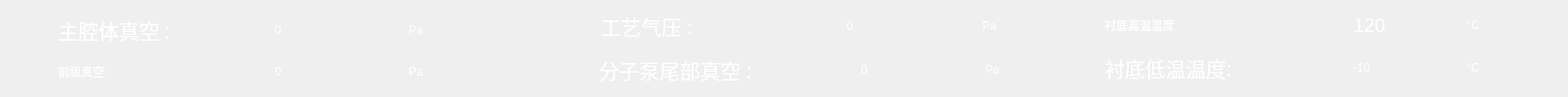
   <widget class="QFrame" name="status_frame">
    <property name="geometry">
     <rect>
      <x>-1</x>
      <y>70</y>
      <width>1621</width>
      <height>100</height>
     </rect>
    </property>
    <property name="sizePolicy">
     <sizepolicy hsizetype="Fixed" vsizetype="Fixed">
      <horstretch>0</horstretch>
      <verstretch>0</verstretch>
     </sizepolicy>
    </property>
    <property name="styleSheet">
     <string notr="true"/>
    </property>
    <property name="frameShape">
     <enum>QFrame::NoFrame</enum>
    </property>
    <widget class="QWidget" name="horizontalLayoutWidget">
     <property name="geometry">
      <rect>
       <x>0</x>
       <y>0</y>
       <width>1611</width>
       <height>101</height>
      </rect>
     </property>
     <layout class="QHBoxLayout" name="horizontalLayout">
      <property name="spacing">
       <number>5</number>
      </property>
      <item>
       <layout class="QVBoxLayout" name="verticalLayout_2">
        <property name="spacing">
         <number>2</number>
        </property>
        <item>
         <layout class="QHBoxLayout" name="horizontalLayout_2">
          <property name="spacing">
           <number>2</number>
          </property>
          <item>
           <spacer name="horizontalSpacer">
            <property name="orientation">
             <enum>Qt::Vertical</enum>
            </property>
            <property name="sizeType">
             <enum>QSizePolicy::Fixed</enum>
            </property>
            <property name="sizeHint" stdset="0">
             <size>
              <width>60</width>
              <height>20</height>
             </size>
            </property>
           </spacer>
          </item>
          <item>
           <widget class="QLabel" name="label_mainVacuum">
            <property name="sizePolicy">
             <sizepolicy hsizetype="Preferred" vsizetype="Preferred">
              <horstretch>0</horstretch>
              <verstretch>0</verstretch>
             </sizepolicy>
            </property>
            <property name="maximumSize">
             <size>
              <width>16777215</width>
              <height>45</height>
             </size>
            </property>
            <property name="font">
             <font>
              <family>华文新魏</family>
              <pointsize>16</pointsize>
              <italic>false</italic>
              <bold>false</bold>
             </font>
            </property>
            <property name="styleSheet">
             <string notr="true">font: 16pt &quot;华文新魏&quot;;
color: rgb(255, 255, 255);</string>
            </property>
            <property name="frameShape">
             <enum>QFrame::NoFrame</enum>
            </property>
            <property name="text">
             <string>主腔体真空 :   </string>
            </property>
           </widget>
          </item>
          <item>
           <spacer name="horizontalSpacer_20">
            <property name="orientation">
             <enum>Qt::Vertical</enum>
            </property>
            <property name="sizeType">
             <enum>QSizePolicy::Fixed</enum>
            </property>
            <property name="sizeHint" stdset="0">
             <size>
              <width>30</width>
              <height>20</height>
             </size>
            </property>
           </spacer>
          </item>
          <item>
           <widget class="QLabel" name="label_mainVacuumValue">
            <property name="enabled">
             <bool>true</bool>
            </property>
            <property name="sizePolicy">
             <sizepolicy hsizetype="Fixed" vsizetype="Preferred">
              <horstretch>30</horstretch>
              <verstretch>0</verstretch>
             </sizepolicy>
            </property>
            <property name="minimumSize">
             <size>
              <width>100</width>
              <height>0</height>
             </size>
            </property>
            <property name="maximumSize">
             <size>
              <width>100</width>
              <height>45</height>
             </size>
            </property>
            <property name="styleSheet">
             <string notr="true">font: 15pt &quot;Arial&quot;;
color: rgb(255, 255, 255);</string>
            </property>
            <property name="text">
             <string>0</string>
            </property>
           </widget>
          </item>
          <item>
           <spacer name="horizontalSpacer_21">
            <property name="orientation">
             <enum>Qt::Vertical</enum>
            </property>
            <property name="sizeType">
             <enum>QSizePolicy::Fixed</enum>
            </property>
            <property name="sizeHint" stdset="0">
             <size>
              <width>30</width>
              <height>20</height>
             </size>
            </property>
           </spacer>
          </item>
          <item>
           <widget class="QLabel" name="label_mainVacuumUnit">
            <property name="sizePolicy">
             <sizepolicy hsizetype="Fixed" vsizetype="Preferred">
              <horstretch>0</horstretch>
              <verstretch>0</verstretch>
             </sizepolicy>
            </property>
            <property name="maximumSize">
             <size>
              <width>16777215</width>
              <height>45</height>
             </size>
            </property>
            <property name="styleSheet">
             <string notr="true">font: 15pt &quot;Arial&quot;;
color: rgb(255, 255, 255);</string>
            </property>
            <property name="text">
             <string>  Pa     </string>
            </property>
           </widget>
          </item>
          <item>
           <spacer name="horizontalSpacer_5">
            <property name="orientation">
             <enum>Qt::Vertical</enum>
            </property>
            <property name="sizeType">
             <enum>QSizePolicy::Fixed</enum>
            </property>
            <property name="sizeHint" stdset="0">
             <size>
              <width>60</width>
              <height>20</height>
             </size>
            </property>
           </spacer>
          </item>
         </layout>
        </item>
        <item>
         <layout class="QHBoxLayout" name="horizontalLayout_3">
          <property name="spacing">
           <number>2</number>
          </property>
          <item>
           <spacer name="horizontalSpacer_2">
            <property name="orientation">
             <enum>Qt::Vertical</enum>
            </property>
            <property name="sizeType">
             <enum>QSizePolicy::Fixed</enum>
            </property>
            <property name="sizeHint" stdset="0">
             <size>
              <width>60</width>
              <height>20</height>
             </size>
            </property>
           </spacer>
          </item>
          <item>
           <widget class="QLabel" name="label_roughVacuum">
            <property name="minimumSize">
             <size>
              <width>130</width>
              <height>0</height>
             </size>
            </property>
            <property name="maximumSize">
             <size>
              <width>16777215</width>
              <height>45</height>
             </size>
            </property>
            <property name="styleSheet">
             <string notr="true">font: 16pt &quot;华文新魏&quot;;
color: rgb(255, 255, 255);</string>
            </property>
            <property name="text">
             <string>前级真空 :   </string>
            </property>
           </widget>
          </item>
          <item>
           <spacer name="horizontalSpacer_19">
            <property name="orientation">
             <enum>Qt::Vertical</enum>
            </property>
            <property name="sizeType">
             <enum>QSizePolicy::Fixed</enum>
            </property>
            <property name="sizeHint" stdset="0">
             <size>
              <width>30</width>
              <height>20</height>
             </size>
            </property>
           </spacer>
          </item>
          <item>
           <widget class="QLabel" name="label_roughVacuumValue">
            <property name="sizePolicy">
             <sizepolicy hsizetype="Maximum" vsizetype="Preferred">
              <horstretch>0</horstretch>
              <verstretch>0</verstretch>
             </sizepolicy>
            </property>
            <property name="minimumSize">
             <size>
              <width>100</width>
              <height>0</height>
             </size>
            </property>
            <property name="maximumSize">
             <size>
              <width>100</width>
              <height>45</height>
             </size>
            </property>
            <property name="styleSheet">
             <string notr="true">font: 15pt &quot;Arial&quot;;
color: rgb(255, 255, 255);</string>
            </property>
            <property name="text">
             <string>0</string>
            </property>
           </widget>
          </item>
          <item>
           <spacer name="horizontalSpacer_22">
            <property name="orientation">
             <enum>Qt::Vertical</enum>
            </property>
            <property name="sizeType">
             <enum>QSizePolicy::Fixed</enum>
            </property>
            <property name="sizeHint" stdset="0">
             <size>
              <width>30</width>
              <height>20</height>
             </size>
            </property>
           </spacer>
          </item>
          <item>
           <widget class="QLabel" name="label_roughVacuumUnit">
            <property name="sizePolicy">
             <sizepolicy hsizetype="Fixed" vsizetype="Preferred">
              <horstretch>0</horstretch>
              <verstretch>0</verstretch>
             </sizepolicy>
            </property>
            <property name="maximumSize">
             <size>
              <width>16777215</width>
              <height>45</height>
             </size>
            </property>
            <property name="styleSheet">
             <string notr="true">font: 15pt &quot;Arial&quot;;
color: rgb(255, 255, 255);</string>
            </property>
            <property name="text">
             <string>  Pa     </string>
            </property>
           </widget>
          </item>
          <item>
           <spacer name="horizontalSpacer_6">
            <property name="orientation">
             <enum>Qt::Vertical</enum>
            </property>
            <property name="sizeType">
             <enum>QSizePolicy::Fixed</enum>
            </property>
            <property name="sizeHint" stdset="0">
             <size>
              <width>60</width>
              <height>20</height>
             </size>
            </property>
           </spacer>
          </item>
         </layout>
        </item>
       </layout>
      </item>
      <item>
       <spacer name="horizontalSpacer_9">
        <property name="orientation">
         <enum>Qt::Vertical</enum>
        </property>
        <property name="sizeType">
         <enum>QSizePolicy::Fixed</enum>
        </property>
        <property name="sizeHint" stdset="0">
         <size>
          <width>60</width>
          <height>20</height>
         </size>
        </property>
       </spacer>
      </item>
      <item>
       <layout class="QVBoxLayout" name="verticalLayout_5">
        <property name="spacing">
         <number>2</number>
        </property>
        <item>
         <layout class="QHBoxLayout" name="horizontalLayout_4">
          <property name="spacing">
           <number>2</number>
          </property>
          <item>
           <spacer name="horizontalSpacer_10">
            <property name="orientation">
             <enum>Qt::Vertical</enum>
            </property>
            <property name="sizeType">
             <enum>QSizePolicy::Fixed</enum>
            </property>
            <property name="sizeHint" stdset="0">
             <size>
              <width>40</width>
              <height>20</height>
             </size>
            </property>
           </spacer>
          </item>
          <item>
           <widget class="QLabel" name="label_7">
            <property name="sizePolicy">
             <sizepolicy hsizetype="Preferred" vsizetype="Preferred">
              <horstretch>0</horstretch>
              <verstretch>0</verstretch>
             </sizepolicy>
            </property>
            <property name="minimumSize">
             <size>
              <width>150</width>
              <height>0</height>
             </size>
            </property>
            <property name="maximumSize">
             <size>
              <width>150</width>
              <height>45</height>
             </size>
            </property>
            <property name="font">
             <font>
              <family>华文新魏</family>
              <pointsize>16</pointsize>
              <italic>false</italic>
              <bold>false</bold>
             </font>
            </property>
            <property name="styleSheet">
             <string notr="true">font: 16pt &quot;华文新魏&quot;;
color: rgb(255, 255, 255);</string>
            </property>
            <property name="frameShape">
             <enum>QFrame::NoFrame</enum>
            </property>
            <property name="text">
             <string>工艺气压 :   </string>
            </property>
           </widget>
          </item>
          <item>
           <spacer name="horizontalSpacer_17">
            <property name="orientation">
             <enum>Qt::Vertical</enum>
            </property>
            <property name="sizeType">
             <enum>QSizePolicy::Fixed</enum>
            </property>
            <property name="sizeHint" stdset="0">
             <size>
              <width>100</width>
              <height>20</height>
             </size>
            </property>
           </spacer>
          </item>
          <item>
           <widget class="QLabel" name="growth_Pressure">
            <property name="sizePolicy">
             <sizepolicy hsizetype="Fixed" vsizetype="Preferred">
              <horstretch>0</horstretch>
              <verstretch>0</verstretch>
             </sizepolicy>
            </property>
            <property name="minimumSize">
             <size>
              <width>100</width>
              <height>0</height>
             </size>
            </property>
            <property name="maximumSize">
             <size>
              <width>100</width>
              <height>45</height>
             </size>
            </property>
            <property name="styleSheet">
             <string notr="true">font: 15pt &quot;Arial&quot;;
color: rgb(255, 255, 255);</string>
            </property>
            <property name="text">
             <string>0</string>
            </property>
           </widget>
          </item>
          <item>
           <spacer name="horizontalSpacer_23">
            <property name="orientation">
             <enum>Qt::Vertical</enum>
            </property>
            <property name="sizeType">
             <enum>QSizePolicy::Fixed</enum>
            </property>
            <property name="sizeHint" stdset="0">
             <size>
              <width>30</width>
              <height>20</height>
             </size>
            </property>
           </spacer>
          </item>
          <item>
           <widget class="QLabel" name="label_14">
            <property name="sizePolicy">
             <sizepolicy hsizetype="Fixed" vsizetype="Preferred">
              <horstretch>0</horstretch>
              <verstretch>0</verstretch>
             </sizepolicy>
            </property>
            <property name="maximumSize">
             <size>
              <width>50</width>
              <height>45</height>
             </size>
            </property>
            <property name="styleSheet">
             <string notr="true">font: 15pt &quot;Arial&quot;;
color: rgb(255, 255, 255);</string>
            </property>
            <property name="text">
             <string>  Pa     </string>
            </property>
           </widget>
          </item>
          <item>
           <spacer name="horizontalSpacer_11">
            <property name="orientation">
             <enum>Qt::Vertical</enum>
            </property>
            <property name="sizeType">
             <enum>QSizePolicy::Fixed</enum>
            </property>
            <property name="sizeHint" stdset="0">
             <size>
              <width>30</width>
              <height>20</height>
             </size>
            </property>
           </spacer>
          </item>
         </layout>
        </item>
        <item>
         <layout class="QHBoxLayout" name="horizontalLayout_8">
          <property name="spacing">
           <number>2</number>
          </property>
          <item>
           <spacer name="horizontalSpacer_12">
            <property name="orientation">
             <enum>Qt::Vertical</enum>
            </property>
            <property name="sizeType">
             <enum>QSizePolicy::Fixed</enum>
            </property>
            <property name="sizeHint" stdset="0">
             <size>
              <width>40</width>
              <height>20</height>
             </size>
            </property>
           </spacer>
          </item>
          <item>
           <widget class="QLabel" name="label_16">
            <property name="minimumSize">
             <size>
              <width>150</width>
              <height>0</height>
             </size>
            </property>
            <property name="maximumSize">
             <size>
              <width>250</width>
              <height>45</height>
             </size>
            </property>
            <property name="font">
             <font>
              <family>华文新魏</family>
              <pointsize>16</pointsize>
              <italic>false</italic>
              <bold>false</bold>
             </font>
            </property>
            <property name="styleSheet">
             <string notr="true">font: 16pt &quot;华文新魏&quot;;
color: rgb(255, 255, 255);</string>
            </property>
            <property name="text">
             <string>分子泵尾部真空 :   </string>
            </property>
           </widget>
          </item>
          <item>
           <spacer name="horizontalSpacer_18">
            <property name="orientation">
             <enum>Qt::Vertical</enum>
            </property>
            <property name="sizeType">
             <enum>QSizePolicy::Fixed</enum>
            </property>
            <property name="sizeHint" stdset="0">
             <size>
              <width>30</width>
              <height>20</height>
             </size>
            </property>
           </spacer>
          </item>
          <item>
           <widget class="QLabel" name="low_vac_label_2">
            <property name="sizePolicy">
             <sizepolicy hsizetype="Maximum" vsizetype="Preferred">
              <horstretch>0</horstretch>
              <verstretch>0</verstretch>
             </sizepolicy>
            </property>
            <property name="minimumSize">
             <size>
              <width>100</width>
              <height>0</height>
             </size>
            </property>
            <property name="maximumSize">
             <size>
              <width>100</width>
              <height>45</height>
             </size>
            </property>
            <property name="styleSheet">
             <string notr="true">font: 15pt &quot;Arial&quot;;
color: rgb(255, 255, 255);</string>
            </property>
            <property name="text">
             <string>0</string>
            </property>
           </widget>
          </item>
          <item>
           <spacer name="horizontalSpacer_24">
            <property name="orientation">
             <enum>Qt::Vertical</enum>
            </property>
            <property name="sizeType">
             <enum>QSizePolicy::Fixed</enum>
            </property>
            <property name="sizeHint" stdset="0">
             <size>
              <width>20</width>
              <height>20</height>
             </size>
            </property>
           </spacer>
          </item>
          <item>
           <widget class="QLabel" name="label_17">
            <property name="sizePolicy">
             <sizepolicy hsizetype="Fixed" vsizetype="Preferred">
              <horstretch>0</horstretch>
              <verstretch>0</verstretch>
             </sizepolicy>
            </property>
            <property name="maximumSize">
             <size>
              <width>50</width>
              <height>45</height>
             </size>
            </property>
            <property name="styleSheet">
             <string notr="true">font: 15pt &quot;Arial&quot;;
color: rgb(255, 255, 255);</string>
            </property>
            <property name="text">
             <string>  Pa     </string>
            </property>
           </widget>
          </item>
          <item>
           <spacer name="horizontalSpacer_13">
            <property name="orientation">
             <enum>Qt::Vertical</enum>
            </property>
            <property name="sizeType">
             <enum>QSizePolicy::Fixed</enum>
            </property>
            <property name="sizeHint" stdset="0">
             <size>
              <width>30</width>
              <height>20</height>
             </size>
            </property>
           </spacer>
          </item>
         </layout>
        </item>
       </layout>
      </item>
      <item>
       <layout class="QVBoxLayout" name="verticalLayout">
        <property name="spacing">
         <number>2</number>
        </property>
        <item>
         <layout class="QHBoxLayout" name="horizontalLayout_5">
          <item>
           <spacer name="horizontalSpacer_14">
            <property name="orientation">
             <enum>Qt::Vertical</enum>
            </property>
            <property name="sizeType">
             <enum>QSizePolicy::Fixed</enum>
            </property>
            <property name="sizeHint" stdset="0">
             <size>
              <width>20</width>
              <height>20</height>
             </size>
            </property>
           </spacer>
          </item>
          <item>
           <widget class="QLabel" name="label_10">
            <property name="minimumSize">
             <size>
              <width>170</width>
              <height>0</height>
             </size>
            </property>
            <property name="maximumSize">
             <size>
              <width>200</width>
              <height>45</height>
             </size>
            </property>
            <property name="styleSheet">
             <string notr="true">font: 16pt &quot;华文新魏&quot;;
color: rgb(255, 255, 255);</string>
            </property>
            <property name="text">
             <string>衬底高温温度:   </string>
            </property>
           </widget>
          </item>
          <item>
           <spacer name="horizontalSpacer_7">
            <property name="orientation">
             <enum>Qt::Vertical</enum>
            </property>
            <property name="sizeType">
             <enum>QSizePolicy::Fixed</enum>
            </property>
            <property name="sizeHint" stdset="0">
             <size>
              <width>30</width>
              <height>20</height>
             </size>
            </property>
           </spacer>
          </item>
          <item>
           <widget class="QLabel" name="label_RTPTime">
            <property name="sizePolicy">
             <sizepolicy hsizetype="Fixed" vsizetype="Fixed">
              <horstretch>0</horstretch>
              <verstretch>0</verstretch>
             </sizepolicy>
            </property>
            <property name="minimumSize">
             <size>
              <width>50</width>
              <height>0</height>
             </size>
            </property>
            <property name="maximumSize">
             <size>
              <width>50</width>
              <height>45</height>
             </size>
            </property>
            <property name="font">
             <font>
              <family>Arial</family>
              <pointsize>15</pointsize>
              <italic>false</italic>
              <bold>false</bold>
             </font>
            </property>
            <property name="styleSheet">
             <string notr="true">font: 15pt &quot;Arial&quot;;
color: rgb(255, 255, 255);</string>
            </property>
            <property name="frameShape">
             <enum>QFrame::NoFrame</enum>
            </property>
            <property name="text">
             <string>120</string>
            </property>
           </widget>
          </item>
          <item>
           <spacer name="horizontalSpacer_26">
            <property name="orientation">
             <enum>Qt::Vertical</enum>
            </property>
            <property name="sizeType">
             <enum>QSizePolicy::Fixed</enum>
            </property>
            <property name="sizeHint" stdset="0">
             <size>
              <width>30</width>
              <height>20</height>
             </size>
            </property>
           </spacer>
          </item>
          <item>
           <widget class="QLabel" name="label_18">
            <property name="minimumSize">
             <size>
              <width>50</width>
              <height>0</height>
             </size>
            </property>
            <property name="maximumSize">
             <size>
              <width>50</width>
              <height>45</height>
             </size>
            </property>
            <property name="styleSheet">
             <string notr="true">font: 15pt &quot;Arial&quot;;
color: rgb(255, 255, 255);</string>
            </property>
            <property name="text">
             <string>   °C     </string>
            </property>
           </widget>
          </item>
          <item>
           <spacer name="horizontalSpacer_3">
            <property name="orientation">
             <enum>Qt::Vertical</enum>
            </property>
            <property name="sizeType">
             <enum>QSizePolicy::Fixed</enum>
            </property>
            <property name="sizeHint" stdset="0">
             <size>
              <width>30</width>
              <height>20</height>
             </size>
            </property>
           </spacer>
          </item>
         </layout>
        </item>
        <item>
         <layout class="QHBoxLayout" name="horizontalLayout_6">
          <item>
           <spacer name="horizontalSpacer_4">
            <property name="orientation">
             <enum>Qt::Vertical</enum>
            </property>
            <property name="sizeType">
             <enum>QSizePolicy::Fixed</enum>
            </property>
            <property name="sizeHint" stdset="0">
             <size>
              <width>20</width>
              <height>20</height>
             </size>
            </property>
           </spacer>
          </item>
          <item>
           <widget class="QLabel" name="label_8">
            <property name="sizePolicy">
             <sizepolicy hsizetype="Preferred" vsizetype="Fixed">
              <horstretch>0</horstretch>
              <verstretch>0</verstretch>
             </sizepolicy>
            </property>
            <property name="minimumSize">
             <size>
              <width>170</width>
              <height>0</height>
             </size>
            </property>
            <property name="maximumSize">
             <size>
              <width>200</width>
              <height>45</height>
             </size>
            </property>
            <property name="font">
             <font>
              <family>华文新魏</family>
              <pointsize>16</pointsize>
              <italic>false</italic>
              <bold>false</bold>
             </font>
            </property>
            <property name="styleSheet">
             <string notr="true">font: 16pt &quot;华文新魏&quot;;
color: rgb(255, 255, 255);</string>
            </property>
            <property name="frameShape">
             <enum>QFrame::NoFrame</enum>
            </property>
            <property name="text">
             <string>衬底低温温度:   </string>
            </property>
           </widget>
          </item>
          <item>
           <spacer name="horizontalSpacer_16">
            <property name="orientation">
             <enum>Qt::Vertical</enum>
            </property>
            <property name="sizeType">
             <enum>QSizePolicy::Fixed</enum>
            </property>
            <property name="sizeHint" stdset="0">
             <size>
              <width>30</width>
              <height>20</height>
             </size>
            </property>
           </spacer>
          </item>
          <item>
           <widget class="QLabel" name="now_temp_label_2">
            <property name="sizePolicy">
             <sizepolicy hsizetype="Fixed" vsizetype="Fixed">
              <horstretch>0</horstretch>
              <verstretch>0</verstretch>
             </sizepolicy>
            </property>
            <property name="minimumSize">
             <size>
              <width>50</width>
              <height>0</height>
             </size>
            </property>
            <property name="maximumSize">
             <size>
              <width>50</width>
              <height>45</height>
             </size>
            </property>
            <property name="styleSheet">
             <string notr="true">font: 15pt &quot;Arial&quot;;
color: rgb(255, 255, 255);</string>
            </property>
            <property name="text">
             <string>-10</string>
            </property>
           </widget>
          </item>
          <item>
           <spacer name="horizontalSpacer_25">
            <property name="orientation">
             <enum>Qt::Vertical</enum>
            </property>
            <property name="sizeType">
             <enum>QSizePolicy::Fixed</enum>
            </property>
            <property name="sizeHint" stdset="0">
             <size>
              <width>30</width>
              <height>20</height>
             </size>
            </property>
           </spacer>
          </item>
          <item>
           <widget class="QLabel" name="label_12">
            <property name="minimumSize">
             <size>
              <width>50</width>
              <height>0</height>
             </size>
            </property>
            <property name="maximumSize">
             <size>
              <width>50</width>
              <height>45</height>
             </size>
            </property>
            <property name="styleSheet">
             <string notr="true">font: 15pt &quot;Arial&quot;;
color: rgb(255, 255, 255);</string>
            </property>
            <property name="text">
             <string>   °C     </string>
            </property>
           </widget>
          </item>
          <item>
           <spacer name="horizontalSpacer_8">
            <property name="orientation">
             <enum>Qt::Vertical</enum>
            </property>
            <property name="sizeType">
             <enum>QSizePolicy::Fixed</enum>
            </property>
            <property name="sizeHint" stdset="0">
             <size>
              <width>30</width>
              <height>20</height>
             </size>
            </property>
           </spacer>
          </item>
         </layout>
        </item>
       </layout>
      </item>
     </layout>
    </widget>
   </widget>
